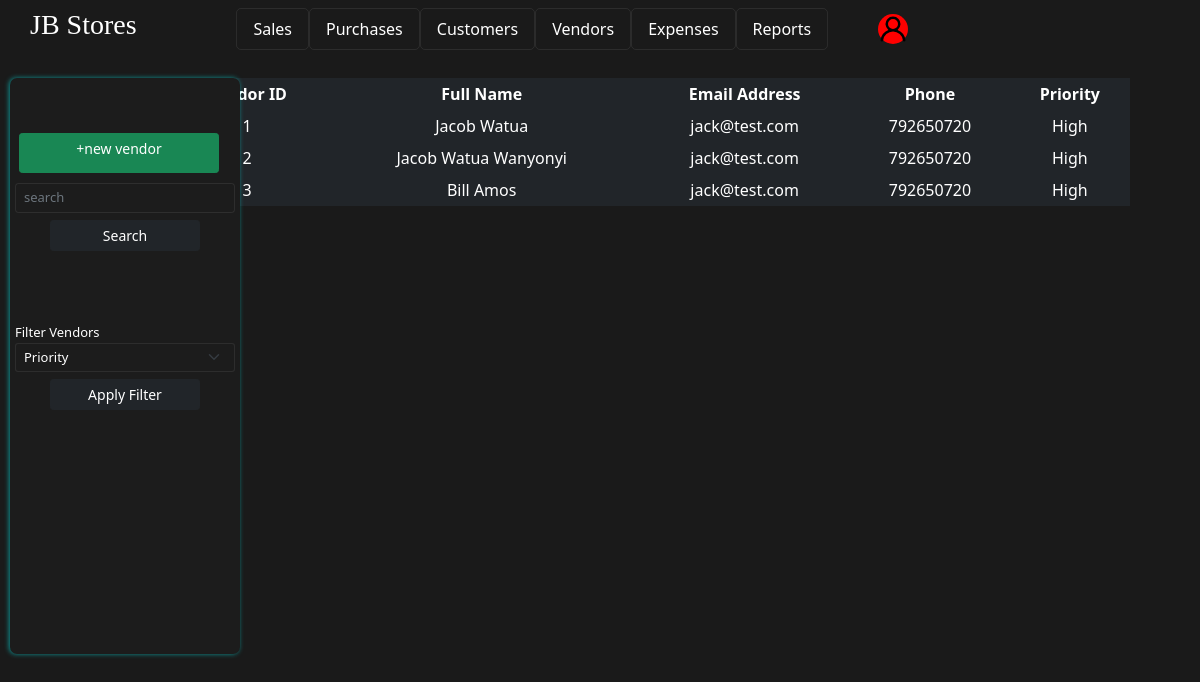
The app's page /vendors/ with its own data.
### vendors/models.py (models this page shows)
class Vendor (models.Model):
    VENDOR_PRIORITY = [
        ["High", "High"],
        ["Moderate", "Moderate"],
        ["Low", "Low"],
    ]
    Vendor_ID = models.IntegerField(primary_key=True)
    Full_Name = models.CharField(max_length=200)
    Email_Address = models.EmailField('vendor\'s email')
    Phone = models.IntegerField('Vendor\'s phone number')
    Priority = models.CharField(max_length=200, choices=VENDOR_PRIORITY)

### vendors/views.py (the view)
# urls.py: path('vendors/', include('vendors.urls')),
def vendors(request):
    template = loader.get_template('vendors.html')
    vendors = Vendor.objects.all()
    context = {"vendors" : vendors }
    return HttpResponse(template.render(context, request))

### vendors/templates/vendors.html (shortened to what this page needs)
<!DOCTYPE html>
<html lang="en">
<head>
    <link rel="stylesheet" href="/static/css/bootstrap.min.css">
    <link rel="stylesheet" href="/static/css/vendors.css">
</head>
<body>
    <div class="container nav navbar">
        <div class="logo">
            <h3 class="text-md-center">JB Stores</h3>
        </div>
        <ul class="nav-items list-group list-group-horizontal list-unstyled">
            <li class="nav-tabs list-group-item list-group-item-light" onclick="javascript:window.location = '/sales/';" class="text-decoration-none">Sales</li>
            <li class="nav-tabs list-group-item list-group-item-light" onclick="javascript:window.location = '/purchases/';" class="text-decoration-none">Purchases</li>
            <li class="nav-tabs list-group-item list-group-item-light" onclick="javascript:window.location = '/customers/';" class="text-decoration-none">Customers</li>
            <li class="nav-tabs list-group-item list-group-item-light" onclick="javascript:window.location = '/vendors/';" class="text-decoration-none">Vendors</li>
            <li class="nav-tabs list-group-item list-group-item-light" onclick="javascript:window.location = '/expenses/';" class="text-decoration-none">Expenses</li>
            <li class="nav-tabs list-group-item list-group-item-light" onclick="javascript:window.location = '/reports/';" class="text-decoration-none">Reports</li>
        </ul>
        <div class="account" onmouseover="toogle_dropdown('dropdown');" onmouseleave="toogle_dropdown('dropdown');">
            <img src="/static/icons/account.svg" alt="Account" class="img img-responsive img-rounded">
        </div>
    </div>
    <div class="container content">
        <table class="table table-stripped table-dark table-responsive-md table-hover table-sm table-borderless">
            <thead>
                <tr>
                    <th>Vendor ID</th>
                    <th>Full Name</th>
                    <th>Email Address</th>
                    <th>Phone</th>
                    <th>Priority</th>
                </tr>
            </thead>
            <tbody>
                {% for vendor in vendors %}
                    <tr>
                        <td>{{vendor.Vendor_ID}}</td>
                        <td>{{vendor.Full_Name}}</td>
                        <td>{{vendor.Email_Address}}</td>
                        <td>{{vendor.Phone}}</td>
                        <td>{{vendor.Priority}}</td>
                    </tr>
                {% endfor %}
            </tbody>
        </table>
    </div>
    <div class="container nav side-menu">
        <button class="btn btn-success btn-sm" style="width: 200px; display: grid; margin: 5px auto;height: 40px;" onclick="javascript: window.location = '/vendors/new_vendor/';">+new vendor</button>
        <div class="container search-form">
            <form action="" class="form" role="form">
                <input type="text" class="form-control form-control-sm" placeholder="search" name="search" id="search-btn">
                <button class="btn btn-success btn-dark btn-sm" type="submit">Search</button>
            </form>
        </div>
        <div class="container filter-form">
            <form action="" role = "form">
                <label for="filter">Filter Vendors</label>
                <select name="filter" id="id_filter" class="form-control form-select form-select-sm">
                    <option value="1">Priority</option>
                </select>
                <button class="btn btn-success btn-dark btn-sm" type="submit">Apply Filter</button>
            </form>
        </div>
    </div>
</body>
</html>

### records on screen
Vendor: Vendor_ID "1", Full_Name "Jacob Watua", Email_Address "jack@test.com", Phone "792650720", Priority "High"
Vendor: Vendor_ID "2", Full_Name "Jacob Watua Wanyonyi", Email_Address "jack@test.com", Phone "792650720", Priority "High"
Vendor: Vendor_ID "3", Full_Name "Bill Amos", Email_Address "jack@test.com", Phone "792650720", Priority "High"
